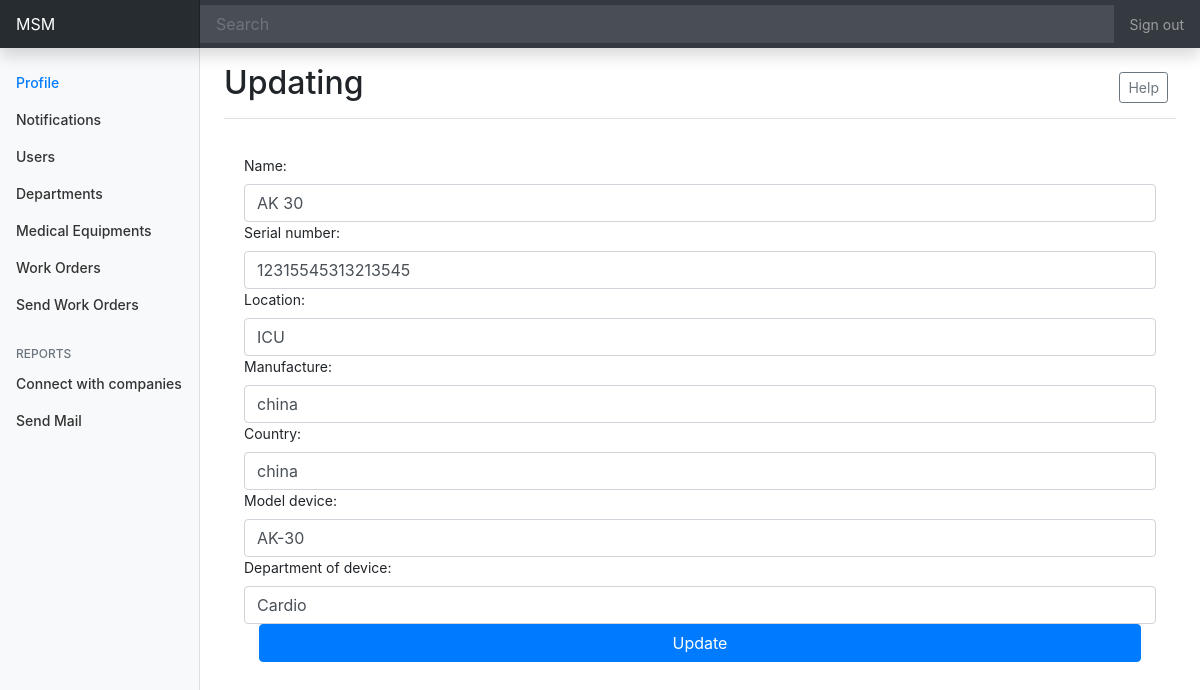
The app's page /manager/update/1 with its own data.
### managerlevel/models.py (models this page shows, shortened)
class Medicaldevice(models.Model):
    name = models.CharField(max_length=250)
    serial_number =models.CharField(max_length=250)
    location = models.CharField(max_length=250,null= True , blank= True)
    manufacture = models.CharField(max_length=250,null= True , blank= True)
    country = models.CharField(max_length=250,null= True , blank= True)
    model_device = models.CharField(max_length=250,null= True , blank= True)
    Department_of_device = models.ForeignKey(Departments , on_delete=models.PROTECT ,null= True , blank= True)

class Departments(models.Model):
    name = models.CharField(max_length=250)
    def __str__(self):
        return self.name

### managerlevel/views.py (the view)
# urls.py: path('update/<int:id>', views.update ,name = "update"),
def update(request, id):
    equipment_id = Medicaldevice.objects.get(id = id)
    if request.method == 'POST':
        save_equipment =  EquipmentForm(request.POST , request.FILES, instance= equipment_id)
        if save_equipment.is_valid():
            save_equipment.save()
            return redirect('mequipments')
    else:
        save_equipment =  EquipmentForm(instance= equipment_id)
    context = {
        'form' : save_equipment
    }
    return render(request,'managerlevel/update.html',context)

### managerlevel/forms.py
class EquipmentForm(forms.ModelForm):
    class Meta:
        model = Medicaldevice
        fields = '__all__'
        widgets = {
            'name' : forms.TextInput(attrs={'class' : 'form-control'}),
            'serial_number' : forms.NumberInput(attrs={'class' : 'form-control'}),
            'location' : forms.TextInput(attrs={'class' : 'form-control'}),
            'manufacture' : forms.TextInput(attrs={'class' : 'form-control'}),
            'country' : forms.TextInput(attrs={'class' : 'form-control'}),
            'model_device' : forms.TextInput(attrs={'class' : 'form-control'}),
            'Department_of_device' : forms.Select(attrs={'class' : 'form-control'}),
               }

### managerlevel/templates/managerlevel/update.html (shortened to what this page needs)
{% extends 'managerlevel/mbase.html' %}
{% load static%}
{% block content %}
<main role="main" class="col-md-9 ml-sm-auto col-lg-10 px-md-4">
    <div class="d-flex justify-content-between flex-wrap flex-md-nowrap align-items-center pt-3 pb-2 mb-3 border-bottom">
        <h1 class="h2"> Updating </h1>
        <div class="btn-toolbar mb-2 mb-md-0">
            <div class="btn-group mr-2">
                <button type="button" class="btn btn-sm btn-outline-secondary">Help</button>
            </div>
        </div>
    </div>
    <form method="POST" enctype="multipart/form-data">
    <div class="card-body">
        {{form}}
    <div class="d-grid gap-2 col-auto mx-auto">
        <button type="submit" class="btn btn-primary">Update</button>
    </div>
    </form>
</main>
</div>
</div>
{% endblock content %}

### Hospital/static/css/accsess.css (style rules this page uses)
body { font-size: .875rem; }

### records on screen
Medicaldevice: name "AK 30", serial_number "12315545313213545", location "ICU", manufacture "china", country "china", model_device "AK-30", Department_of_device "Cardio"
